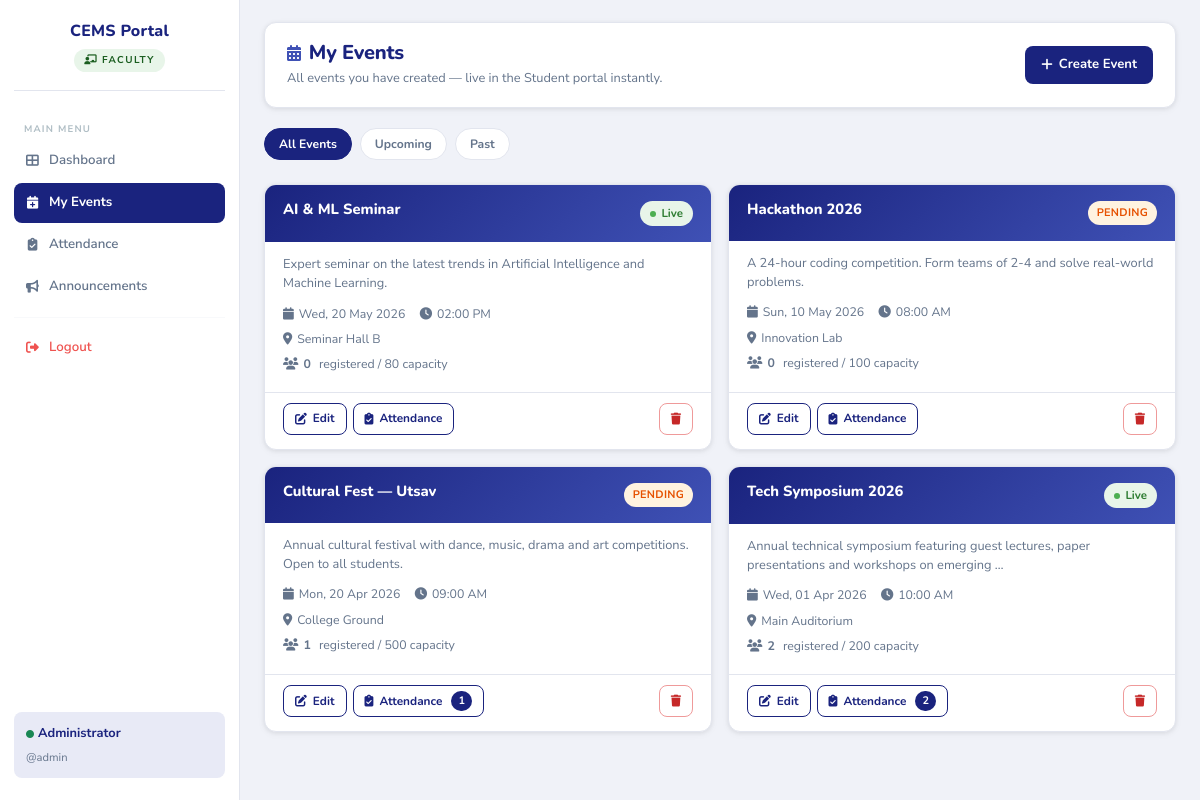
/faculty/events.php (signed in), run on an earlier commit of the app's database.
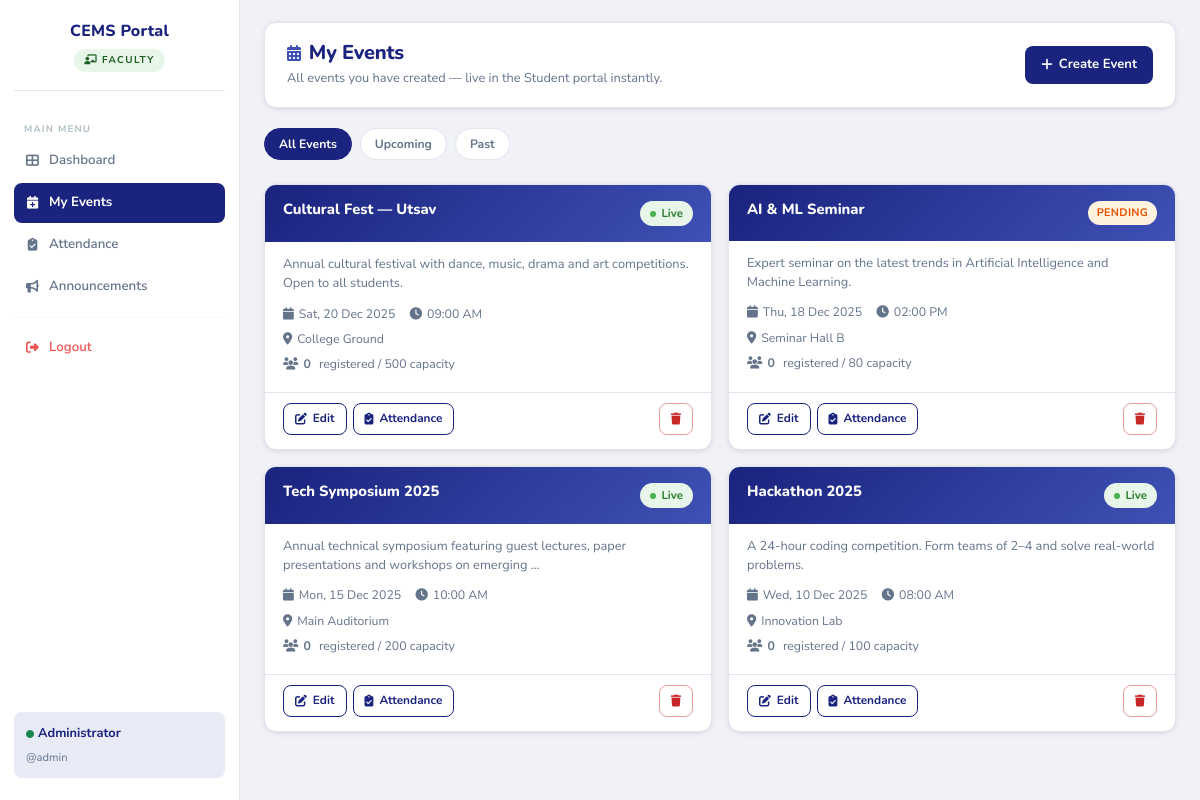
And on a later commit of the database.
### tables this page shows
CREATE TABLE events (
    event_id         INT AUTO_INCREMENT PRIMARY KEY,
    event_name       VARCHAR(200) NOT NULL,
    description      TEXT         DEFAULT NULL,
    venue            VARCHAR(200) DEFAULT NULL,
    event_date       DATE         NOT NULL,
    event_time       TIME         DEFAULT NULL,
    capacity         INT          DEFAULT NULL,
    status           ENUM('Pending','Approved','Rejected') NOT NULL DEFAULT 'Pending',
    rejection_reason VARCHAR(500) DEFAULT NULL,
    created_by       INT          NOT NULL,
    created_at       TIMESTAMP    DEFAULT CURRENT_TIMESTAMP,
    FOREIGN KEY (created_by) REFERENCES faculty(faculty_id) ON DELETE CASCADE
);

### faculty/events.php (the view, shortened to what the changed rows need)
<?php
require_once('../config/db.php');
$faculty_id = $_SESSION['faculty_id'];
$action     = $_GET['action'] ?? 'list';
$edit_ev = null;
$events = [];
$filter = $_GET['filter'] ?? 'all';
if ($action === 'list') {
    try {
        $where = "WHERE e.created_by=?";
        $s = $conn->prepare("
            SELECT e.*, COUNT(r.registration_id) AS reg_count
            FROM events e
            LEFT JOIN registrations r ON r.event_id = e.event_id
            $where
            GROUP BY e.event_id
            ORDER BY e.event_date DESC
        ");
        $s->bind_param("i", $faculty_id); $s->execute();
        $events = $s->get_result()->fetch_all(MYSQLI_ASSOC);
    } catch(Exception $e) {}
}
?>
<!DOCTYPE html>
<html lang="en">
<head>
    <link href="https://cdn.jsdelivr.net/npm/bootstrap@5.3.2/dist/css/bootstrap.min.css" rel="stylesheet">
    <link rel="stylesheet" href="https://cdnjs.cloudflare.com/ajax/libs/font-awesome/6.4.2/css/all.min.css">
    <link rel="stylesheet" href="../assets/css/style.css">
</head>
<body>
<main class="main-content">
<div class="content-inner">
<?php if ($action === 'create' || $action === 'edit'):
    $ev      = $edit_ev ?? [];
    $is_edit = ($action === 'edit');
?>
<div class="page-header">
    <div>
        <h1><i class="fas fa-<?= $is_edit?'edit':'calendar-plus' ?> me-2" style="color:var(--accent);font-size:1rem;"></i>
            <?= $is_edit ? 'Edit Event' : 'Create New Event' ?></h1>
        <p><?= $is_edit ? 'Update event details. Changes are live immediately.' : 'Fill in the details. The event goes live to students instantly.' ?></p>
    </div>
    <a href="events.php" class="btn-outline-custom"><i class="fas fa-arrow-left"></i> Back</a>
</div>
<div style="background:#fff;border:1px solid var(--border);border-radius:var(--radius-md);padding:26px 30px;box-shadow:var(--shadow-sm);">
    <div class="alert-cems alert-success mb-4" style="font-size:0.82rem;">
        <i class="fas fa-bolt"></i>
        <?= $is_edit
            ? 'Any changes you save will be <strong>immediately visible</strong> to all students in the Student portal.'
            : 'This event will be <strong>immediately visible</strong> to all students in the Student portal once submitted.' ?>
    </div>
    <form method="POST">
        <?php if ($is_edit): ?><input type="hidden" name="edit_id" value="<?= $ev['event_id'] ?>"><?php endif; ?>
        <div class="form-section">Basic Information</div>
        <div class="row g-3 mb-4">
            <div class="col-12">
                <label class="form-label-custom">Event Name <span style="color:#ef5350;">*</span></label>
                <input type="text" name="event_name" class="form-control-custom" maxlength="150" required
                       placeholder="e.g. Annual Tech Symposium 2025"
                       value="<?= htmlspecialchars($ev['event_name'] ?? $_POST['event_name'] ?? '') ?>">
            </div>
            <div class="col-12">
                <label class="form-label-custom">Description</label>
                <textarea name="description" class="form-control-custom" rows="4" maxlength="1000"
                          id="descBox" oninput="document.getElementById('dcount').textContent=this.value.length+'/1000'"
                          placeholder="Describe the event — agenda, activities, who should attend..."><?= htmlspecialchars($ev['description'] ?? $_POST['description'] ?? '') ?></textarea>
                <div style="text-align:right;font-size:0.7rem;color:var(--text-muted);margin-top:3px;">
                    <span id="dcount"><?= strlen($ev['description'] ?? '') ?>/1000</span>
                </div>
            </div>
        </div>
        <div class="form-section">Schedule & Location</div>
        <div class="row g-3 mb-4">
            <div class="col-md-4">
                <label class="form-label-custom">Event Date <span style="color:#ef5350;">*</span></label>
                <input type="date" name="event_date" class="form-control-custom" required
                       value="<?= htmlspecialchars($ev['event_date'] ?? $_POST['event_date'] ?? '') ?>">
            </div>
            <div class="col-md-4">
                <label class="form-label-custom">Start Time</label>
                <input type="time" name="event_time" class="form-control-custom"
                       value="<?= htmlspecialchars($ev['event_time'] ?? $_POST['event_time'] ?? '') ?>">
            </div>
            <div class="col-md-4">
                <label class="form-label-custom">Capacity <small style="text-transform:none;font-weight:400;">(blank = unlimited)</small></label>
                <input type="number" name="capacity" class="form-control-custom" min="1"
                       placeholder="e.g. 200"
                       value="<?= htmlspecialchars($ev['capacity'] ?? $_POST['capacity'] ?? '') ?>">
            </div>
            <div class="col-12">
                <label class="form-label-custom">Venue / Location</label>
                <input type="text" name="venue" class="form-control-custom" maxlength="150"
                       placeholder="e.g. Main Auditorium, Block A"
                       value="<?= htmlspecialchars($ev['venue'] ?? $_POST['venue'] ?? '') ?>">
            </div>
        </div>
        <div class="d-flex gap-2">
            <button type="submit" class="btn-primary-custom">
                <i class="fas fa-<?= $is_edit?'save':'bolt' ?>"></i>
                <?= $is_edit ? 'Save Changes' : 'Create Event' ?>
            </button>
            <a href="events.php" class="btn-outline-custom">Cancel</a>
        </div>
    </form>
</div>
<?php else: ?>
<div class="page-header">
    <div>
        <h1><i class="fas fa-calendar-alt me-2" style="color:var(--accent);font-size:1rem;"></i>My Events</h1>
    </div>
</div>
<div class="d-flex gap-2 flex-wrap mb-4">
    <?php foreach (['all'=>'All Events','upcoming'=>'Upcoming','past'=>'Past'] as $k=>$lbl): ?>
    <a href="events.php?filter=<?= $k ?>" class="filter-pill <?= $filter===$k?'active':'' ?>"><?= $lbl ?></a>
    <?php endforeach; ?>
</div>
<?php if (empty($events)): ?>
<div class="empty-state">
    <i class="fas fa-calendar-times"></i>
    <h5>No events found</h5>
    <p>No events match this filter. Create a new event to get started.</p>
</div>
<?php else: ?>
<div class="row g-3">
<?php foreach ($events as $e): ?>
<div class="col-md-6">
  <div class="ev-card">
    <div class="ev-card-top">
        <div class="d-flex justify-content-between align-items-start gap-2">
            <h6><?= htmlspecialchars($e['event_name']) ?></h6>
            <?php if ($e['status'] === 'Approved'): ?>
            <span class="live-badge"><span class="live-dot"></span>Live</span>
            <?php elseif ($e['status'] === 'Pending'): ?>
            <span class="badge-cems badge-pending" style="font-size:0.68rem;">Pending</span>
            <?php else: ?>
            <span class="badge-cems badge-rejected" style="font-size:0.68rem;">Rejected</span>
            <?php endif; ?>
        </div>
    </div>
    <div class="ev-card-body">
        <?php if ($e['status'] === 'Rejected' && !empty($e['rejection_reason'])): ?>
        <div style="background:#ffebee;border-left:3px solid var(--danger);padding:8px 12px;margin-bottom:10px;border-radius:4px;font-size:0.78rem;color:var(--danger);">
            <i class="fas fa-times-circle me-1"></i><strong>Rejected:</strong> <?= htmlspecialchars($e['rejection_reason']) ?>
        </div>
        <?php elseif ($e['description']): ?>
        <p style="font-size:0.8rem;color:var(--text-muted);margin-bottom:10px;line-height:1.5;">
            <?= htmlspecialchars(mb_strimwidth($e['description'], 0, 100, '…')) ?>
        </p>
        <?php endif; ?>
        <div class="ev-meta">
            <i class="fas fa-calendar"></i> <?= date('D, d M Y', strtotime($e['event_date'])) ?>
            <?php if ($e['event_time']): ?>&ensp;<i class="fas fa-clock"></i> <?= date('h:i A', strtotime($e['event_time'])) ?><?php endif; ?>
        </div>
        <?php if ($e['venue']): ?>
        <div class="ev-meta"><i class="fas fa-map-marker-alt"></i> <?= htmlspecialchars($e['venue']) ?></div>
        <?php endif; ?>
        <div class="ev-meta">
            <i class="fas fa-users"></i>
            <strong><?= $e['reg_count'] ?></strong>&nbsp;registered
            <?php if ($e['capacity']): ?> / <?= $e['capacity'] ?> capacity<?php endif; ?>
        </div>
    </div>
    <div class="ev-card-foot">
        <a href="events.php?action=edit&id=<?= $e['event_id'] ?>" class="btn-outline-custom btn-sm-custom">
            <i class="fas fa-edit"></i> Edit
        </a>
        <a href="attendance.php?event_id=<?= $e['event_id'] ?>" class="btn-outline-custom btn-sm-custom">
            <i class="fas fa-clipboard-check"></i> Attendance
            <?php if ($e['reg_count'] > 0): ?>
            <span style="background:var(--primary);color:#fff;border-radius:20px;padding:1px 7px;font-size:0.68rem;margin-left:3px;"><?= $e['reg_count'] ?></span>
            <?php endif; ?>
        </a>
        <button class="btn-danger-custom btn-sm-custom ms-auto"
                onclick="doDelete(<?= $e['event_id'] ?>,'<?= addslashes(htmlspecialchars($e['event_name'])) ?>')">
            <i class="fas fa-trash"></i>
        </button>
    </div>
  </div>
</div>
<?php endforeach; ?>
</div>
<?php endif; ?>
<?php endif; ?>
</div>
</main>
</body>
</html>

What changed in the data, as far as the page shows it:
changed events "Cultural Fest — Utsav": event_date "Mon, 20 Apr 2026" → "Sat, 20 Dec 2025"; reg_count "1" → "0"; reg_count "1" → (not shown); status "PENDING" → "Live"; moves up the list
changed events "AI & ML Seminar": event_date "Wed, 20 May 2026" → "Thu, 18 Dec 2025"; status "Live" → "PENDING"
changed events "10:00 AM": event_name "Tech Symposium 2026" → "Tech Symposium 2025"; event_date "Wed, 01 Apr 2026" → "Mon, 15 Dec 2025"; reg_count "2" → "0"; reg_count "2" → (not shown); moves up the list
changed events "08:00 AM": event_name "Hackathon 2026" → "Hackathon 2025"; description "A 24-hour coding competition. Form teams of 2-4 and solve real-world problems." → "A 24-hour coding competition. Form teams of 2–4 and solve real-world problems."; event_date "Sun, 10 May 2026" → "Wed, 10 Dec 2025"; status "PENDING" → "Live"
